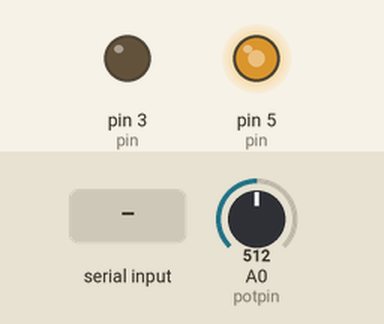
The sketch below on a simulated Arduino Uno, built with avr-gcc and run on an emulated ATmega328P. On the bench: output pins drawn as LEDs (lit = HIGH). The test bench sets the inputs (shaded band); at power-on: A0 (potpin) = 512. What the sketch prints to the serial monitor is not drawn.

Above: at 1.2 s.
1.3 s: "90,45\n" received over Serial
At 2.0 s:
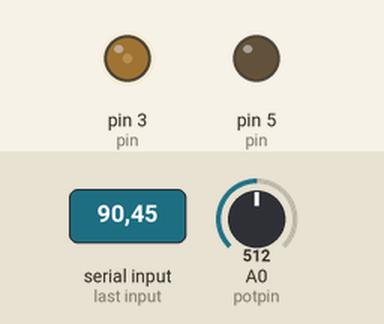
4.3 s: A0 (potpin) set to 716
At 4.8 s:
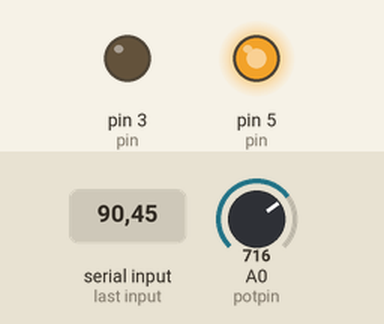
7.3 s: A0 (potpin) set to 511
At 7.8 s:
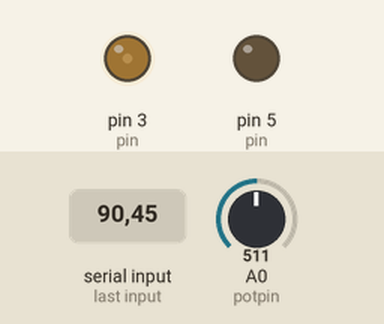
10.3 s: "200\n" received over Serial
At 11.0 s:
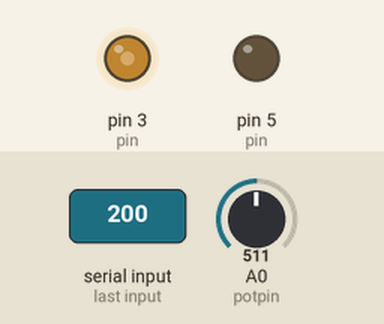
13.3 s: "30,150\n" received over Serial
At 14.1 s:
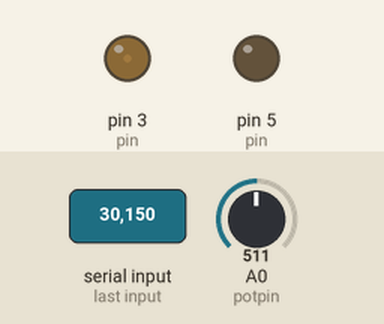
16.3 s: A0 (potpin) set to 306
At 16.8 s:
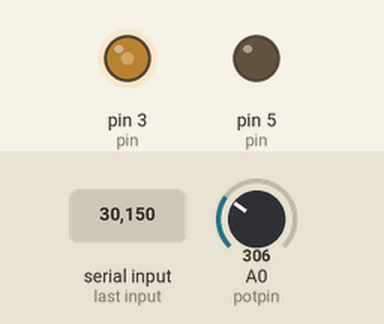
Timing chart, 0 to 19.3 s (numbered marks = the images above; inputs shaded):
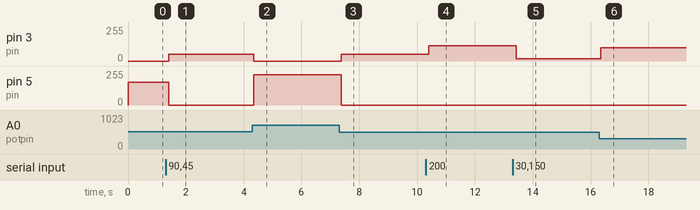

Measured:
- after the input at 1.3 s, pin 3 (pin): 0/255 → 50/255 after 0.11 s; pin 5 (pin): 172/255 → 0/255 after 0.11 s
- after the input at 4.3 s, pin 3 (pin): 50/255 → 0/255 at once; pin 5 (pin): 0/255 → 226/255 at once
- after the input at 7.3 s, pin 3 (pin): 0/255 → 51/255 after 0.07 s; pin 5 (pin): 226/255 → 0/255 after 0.07 s
- after the input at 10.3 s, pin 3 (pin): 51/255 → 113/255 after 0.10 s
- after the input at 13.3 s, pin 3 (pin): 113/255 → 17/255 after 0.13 s
- after the input at 16.3 s, pin 3 (pin): 17/255 → 99/255 after 0.06 s

The sketch:

d.ino
```cpp
#include <PID_v1.h>

double Setpoint;
double Input;
double Output;
PID myPID(&Input, &Output, &Setpoint, 0.4, 0, 0,DIRECT);


// Pino analgico do potenciometro
int potpin = A0;

// Variavel que armazena o valor lido do potenciometro
int val;
int incomingByte = 0;   // for incoming serial data
int number;
int pin;
static char buffer[20];
int count;


void setup()
{
  Setpoint = 300;
  Input = analogRead(0);
  // Define que o servo esta ligado a porta 9
  Serial.begin(9600);      // open the serial port at 9600 bps:
  pinMode(3, OUTPUT);          // sets the digital pin 13 as output
  pinMode(5, OUTPUT);          // sets the digital pin 13 as output
  count = 0;
  int number;
  myPID.SetMode(AUTOMATIC);

  myPID.SetOutputLimits(-255, 255);


}

void loop(){
  // Le o valor do potenciometro (valores entre 0 e 1023)
  Input = analogRead(potpin);
  number = 0;


  // send data only when you receive data:
  if (Serial.available() > 0) {
    int c = Serial.read();
        if (c == '\n') {           // received complete line
            buffer[count] = '\0';  // terminate the string
            count = 0;
            number = atoi(buffer);
            Serial.print(number);
            Setpoint = map(number,-360,360,0,1023);

        }
        else if (count < sizeof buffer - 1) {
            buffer[count++] = c;
        }
    }
    myPID.Compute();
    if(Output < 0){
    pin = 5;
    }
    else{
      pin = 3;
    }
//    Serial.print(Setpoint);
    analogWrite(pin, Output);
    delay(20);
    analogWrite(pin, 0);


}
```
